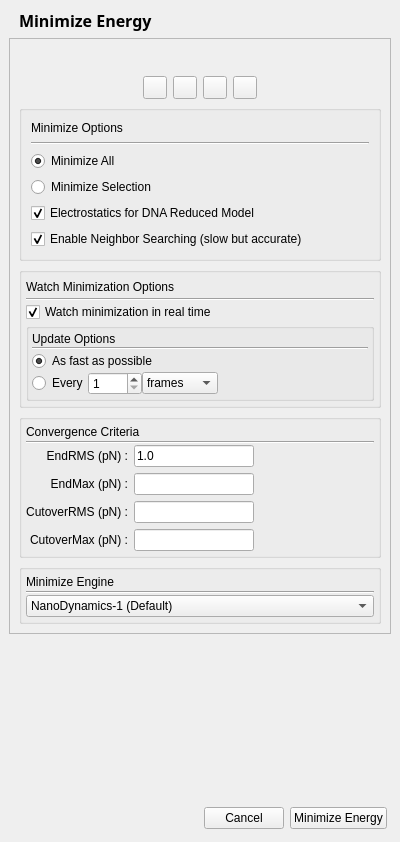
<ui version="4.0" >
 <class>MinimizeEnergyPropDialog</class>
 <widget class="QDialog" name="MinimizeEnergyPropDialog" >
  <property name="geometry" >
   <rect>
    <x>0</x>
    <y>0</y>
    <width>400</width>
    <height>842</height>
   </rect>
  </property>
  <property name="windowTitle" >
   <string>Minimize Energy</string>
  </property>
  <property name="windowIcon" >
   <iconset/>
  </property>
  <layout class="QGridLayout" >
   <property name="margin" >
    <number>9</number>
   </property>
   <property name="spacing" >
    <number>6</number>
   </property>
   <item row="1" column="0" >
    <layout class="QVBoxLayout" >
     <property name="margin" >
      <number>0</number>
     </property>
     <property name="spacing" >
      <number>6</number>
     </property>
     <item>
      <widget class="QFrame" name="body_frame" >
       <property name="frameShape" >
        <enum>QFrame::StyledPanel</enum>
       </property>
       <property name="frameShadow" >
        <enum>QFrame::Raised</enum>
       </property>
       <layout class="QVBoxLayout" >
        <property name="margin" >
         <number>9</number>
        </property>
        <property name="spacing" >
         <number>6</number>
        </property>
        <item>
         <widget class="QPushButton" name="sponsor_btn" >
          <property name="text" >
           <string/>
          </property>
          <property name="icon" >
           <iconset/>
          </property>
          <property name="autoDefault" >
           <bool>false</bool>
          </property>
          <property name="flat" >
           <bool>true</bool>
          </property>
         </widget>
        </item>
        <item>
         <layout class="QHBoxLayout" >
          <property name="margin" >
           <number>0</number>
          </property>
          <property name="spacing" >
           <number>6</number>
          </property>
          <item>
           <spacer>
            <property name="orientation" >
             <enum>Qt::Horizontal</enum>
            </property>
            <property name="sizeType" >
             <enum>QSizePolicy::Expanding</enum>
            </property>
            <property name="sizeHint" >
             <size>
              <width>35</width>
              <height>20</height>
             </size>
            </property>
           </spacer>
          </item>
          <item>
           <widget class="QToolButton" name="done_btn" >
            <property name="toolTip" >
             <string>OK</string>
            </property>
            <property name="text" >
             <string/>
            </property>
            <property name="icon" >
             <iconset>../../../../:icons/MinimizeEnergyPropDialog_image2</iconset>
            </property>
           </widget>
          </item>
          <item>
           <widget class="QToolButton" name="abort_btn" >
            <property name="toolTip" >
             <string>Cancel</string>
            </property>
            <property name="text" >
             <string/>
            </property>
            <property name="icon" >
             <iconset>../../../../:icons/MinimizeEnergyPropDialog_image3</iconset>
            </property>
           </widget>
          </item>
          <item>
           <widget class="QToolButton" name="restore_btn" >
            <property name="toolTip" >
             <string>Restore Defaults</string>
            </property>
            <property name="text" >
             <string/>
            </property>
            <property name="icon" >
             <iconset>../../../../:icons/MinimizeEnergyPropDialog_image4</iconset>
            </property>
           </widget>
          </item>
          <item>
           <widget class="QToolButton" name="whatsthis_btn" >
            <property name="toolTip" >
             <string>What's This Help</string>
            </property>
            <property name="text" >
             <string/>
            </property>
            <property name="icon" >
             <iconset>../../../../:icons/MinimizeEnergyPropDialog_image5</iconset>
            </property>
           </widget>
          </item>
          <item>
           <spacer>
            <property name="orientation" >
             <enum>Qt::Horizontal</enum>
            </property>
            <property name="sizeType" >
             <enum>QSizePolicy::Expanding</enum>
            </property>
            <property name="sizeHint" >
             <size>
              <width>35</width>
              <height>20</height>
             </size>
            </property>
           </spacer>
          </item>
         </layout>
        </item>
        <item>
         <layout class="QVBoxLayout" >
          <property name="margin" >
           <number>0</number>
          </property>
          <property name="spacing" >
           <number>6</number>
          </property>
          <item>
           <widget class="QGroupBox" name="buttonGroup8" >
            <property name="title" >
             <string/>
            </property>
            <layout class="QVBoxLayout" >
             <property name="margin" >
              <number>9</number>
             </property>
             <property name="spacing" >
              <number>6</number>
             </property>
             <item>
              <layout class="QHBoxLayout" >
               <property name="margin" >
                <number>0</number>
               </property>
               <property name="spacing" >
                <number>6</number>
               </property>
               <item>
                <widget class="QLabel" name="min_options_label" >
                 <property name="text" >
                  <string>Minimize Options</string>
                 </property>
                </widget>
               </item>
               <item>
                <spacer>
                 <property name="orientation" >
                  <enum>Qt::Horizontal</enum>
                 </property>
                 <property name="sizeType" >
                  <enum>QSizePolicy::Expanding</enum>
                 </property>
                 <property name="sizeHint" >
                  <size>
                   <width>21</width>
                   <height>16</height>
                  </size>
                 </property>
                </spacer>
               </item>
               <item>
                <widget class="QPushButton" name="grpbtn_1" >
                 <property name="sizePolicy" >
                  <sizepolicy>
                   <hsizetype>0</hsizetype>
                   <vsizetype>0</vsizetype>
                   <horstretch>0</horstretch>
                   <verstretch>0</verstretch>
                  </sizepolicy>
                 </property>
                 <property name="maximumSize" >
                  <size>
                   <width>16</width>
                   <height>16</height>
                  </size>
                 </property>
                 <property name="text" >
                  <string/>
                 </property>
                 <property name="icon" >
                  <iconset>../../../../:icons/MinimizeEnergyPropDialog_image6</iconset>
                 </property>
                 <property name="autoDefault" >
                  <bool>false</bool>
                 </property>
                 <property name="flat" >
                  <bool>true</bool>
                 </property>
                </widget>
               </item>
              </layout>
             </item>
             <item>
              <widget class="Line" name="line1" >
               <property name="frameShape" >
                <enum>QFrame::HLine</enum>
               </property>
               <property name="frameShadow" >
                <enum>QFrame::Sunken</enum>
               </property>
               <property name="midLineWidth" >
                <number>0</number>
               </property>
               <property name="orientation" >
                <enum>Qt::Horizontal</enum>
               </property>
              </widget>
             </item>
             <item>
              <widget class="QRadioButton" name="minimize_all_rbtn" >
               <property name="toolTip" >
                <string>Perform energy minimization on all the atoms in the workspace</string>
               </property>
               <property name="text" >
                <string>Minimize All</string>
               </property>
               <property name="checked" >
                <bool>true</bool>
               </property>
              </widget>
             </item>
             <item>
              <widget class="QRadioButton" name="minimize_sel_rbtn" >
               <property name="toolTip" >
                <string>Perform energy minimization on only the atoms that have been selected</string>
               </property>
               <property name="text" >
                <string>Minimize Selection</string>
               </property>
              </widget>
             </item>
             <item>
              <widget class="QCheckBox" name="electrostaticsForDnaDuringMinimize_checkBox" >
               <property name="text" >
                <string>Electrostatics for DNA Reduced Model</string>
               </property>
               <property name="checked" >
                <bool>true</bool>
               </property>
              </widget>
             </item>
             <item>
              <widget class="QCheckBox" name="enableNeighborSearching_check_box" >
               <property name="text" >
                <string>Enable Neighbor Searching (slow but accurate)</string>
               </property>
               <property name="checked" >
                <bool>true</bool>
               </property>
              </widget>
             </item>
            </layout>
           </widget>
          </item>
          <item>
           <layout class="QVBoxLayout" >
            <property name="margin" >
             <number>0</number>
            </property>
            <property name="spacing" >
             <number>6</number>
            </property>
            <item>
             <widget class="QGroupBox" name="groupBox2" >
              <property name="title" >
               <string/>
              </property>
              <layout class="QVBoxLayout" >
               <property name="margin" >
                <number>4</number>
               </property>
               <property name="spacing" >
                <number>1</number>
               </property>
               <item>
                <layout class="QHBoxLayout" >
                 <property name="margin" >
                  <number>0</number>
                 </property>
                 <property name="spacing" >
                  <number>6</number>
                 </property>
                 <item>
                  <widget class="QLabel" name="watch_min_options_label" >
                   <property name="text" >
                    <string>Watch Minimization Options</string>
                   </property>
                  </widget>
                 </item>
                 <item>
                  <spacer>
                   <property name="orientation" >
                    <enum>Qt::Horizontal</enum>
                   </property>
                   <property name="sizeType" >
                    <enum>QSizePolicy::Expanding</enum>
                   </property>
                   <property name="sizeHint" >
                    <size>
                     <width>20</width>
                     <height>20</height>
                    </size>
                   </property>
                  </spacer>
                 </item>
                 <item>
                  <widget class="QPushButton" name="grpbtn_2" >
                   <property name="sizePolicy" >
                    <sizepolicy>
                     <hsizetype>0</hsizetype>
                     <vsizetype>0</vsizetype>
                     <horstretch>0</horstretch>
                     <verstretch>0</verstretch>
                    </sizepolicy>
                   </property>
                   <property name="maximumSize" >
                    <size>
                     <width>16</width>
                     <height>16</height>
                    </size>
                   </property>
                   <property name="text" >
                    <string/>
                   </property>
                   <property name="icon" >
                    <iconset>../../../../:icons/MinimizeEnergyPropDialog_image6</iconset>
                   </property>
                   <property name="autoDefault" >
                    <bool>false</bool>
                   </property>
                   <property name="flat" >
                    <bool>true</bool>
                   </property>
                  </widget>
                 </item>
                </layout>
               </item>
               <item>
                <widget class="Line" name="line2" >
                 <property name="frameShape" >
                  <enum>QFrame::HLine</enum>
                 </property>
                 <property name="frameShadow" >
                  <enum>QFrame::Sunken</enum>
                 </property>
                 <property name="midLineWidth" >
                  <number>0</number>
                 </property>
                 <property name="orientation" >
                  <enum>Qt::Horizontal</enum>
                 </property>
                </widget>
               </item>
               <item>
                <widget class="QCheckBox" name="watch_minimization_checkbox" >
                 <property name="toolTip" >
                  <string>Enables real time graphical updates during minimization runs</string>
                 </property>
                 <property name="text" >
                  <string>Watch minimization in real time</string>
                 </property>
                 <property name="checked" >
                  <bool>true</bool>
                 </property>
                </widget>
               </item>
               <item>
                <widget class="QGroupBox" name="update_btngrp" >
                 <property name="title" >
                  <string/>
                 </property>
                 <layout class="QVBoxLayout" >
                  <property name="margin" >
                   <number>3</number>
                  </property>
                  <property name="spacing" >
                   <number>1</number>
                  </property>
                  <item>
                   <widget class="QLabel" name="watch_min_options_label_2" >
                    <property name="text" >
                     <string>Update Options</string>
                    </property>
                   </widget>
                  </item>
                  <item>
                   <widget class="Line" name="line2_1" >
                    <property name="frameShape" >
                     <enum>QFrame::HLine</enum>
                    </property>
                    <property name="frameShadow" >
                     <enum>QFrame::Sunken</enum>
                    </property>
                    <property name="midLineWidth" >
                     <number>0</number>
                    </property>
                    <property name="orientation" >
                     <enum>Qt::Horizontal</enum>
                    </property>
                   </widget>
                  </item>
                  <item>
                   <widget class="QRadioButton" name="update_asap_rbtn" >
                    <property name="toolTip" >
                     <string>Update every 2 seconds, or faster if it doesn't slow minimization by more than 20%</string>
                    </property>
                    <property name="text" >
                     <string>As fast as possible</string>
                    </property>
                    <property name="checked" >
                     <bool>true</bool>
                    </property>
                   </widget>
                  </item>
                  <item>
                   <layout class="QHBoxLayout" >
                    <property name="margin" >
                     <number>0</number>
                    </property>
                    <property name="spacing" >
                     <number>0</number>
                    </property>
                    <item>
                     <widget class="QRadioButton" name="update_every_rbtn" >
                      <property name="toolTip" >
                       <string>Specify how often to update the screen during the minimization.</string>
                      </property>
                      <property name="text" >
                       <string>Every</string>
                      </property>
                     </widget>
                    </item>
                    <item>
                     <widget class="QSpinBox" name="update_number_spinbox" >
                      <property name="toolTip" >
                       <string>Specify how often to update the screen during the minimization.</string>
                      </property>
                      <property name="maximum" >
                       <number>9999</number>
                      </property>
                      <property name="minimum" >
                       <number>1</number>
                      </property>
                      <property name="value" >
                       <number>1</number>
                      </property>
                     </widget>
                    </item>
                    <item>
                     <widget class="QComboBox" name="update_units_combobox" >
                      <property name="toolTip" >
                       <string>Specify how often to update the screen during the minimization.</string>
                      </property>
                      <item>
                       <property name="text" >
                        <string>frames</string>
                       </property>
                      </item>
                      <item>
                       <property name="text" >
                        <string>seconds</string>
                       </property>
                      </item>
                      <item>
                       <property name="text" >
                        <string>minutes</string>
                       </property>
                      </item>
                      <item>
                       <property name="text" >
                        <string>hours</string>
                       </property>
                      </item>
                     </widget>
                    </item>
                    <item>
                     <spacer>
                      <property name="orientation" >
                       <enum>Qt::Horizontal</enum>
                      </property>
                      <property name="sizeType" >
                       <enum>QSizePolicy::Expanding</enum>
                      </property>
                      <property name="sizeHint" >
                       <size>
                        <width>16</width>
                        <height>20</height>
                       </size>
                      </property>
                     </spacer>
                    </item>
                   </layout>
                  </item>
                 </layout>
                </widget>
               </item>
              </layout>
             </widget>
            </item>
            <item>
             <widget class="QGroupBox" name="parms_grpbox" >
              <property name="title" >
               <string/>
              </property>
              <layout class="QVBoxLayout" >
               <property name="margin" >
                <number>4</number>
               </property>
               <property name="spacing" >
                <number>1</number>
               </property>
               <item>
                <layout class="QHBoxLayout" >
                 <property name="margin" >
                  <number>0</number>
                 </property>
                 <property name="spacing" >
                  <number>6</number>
                 </property>
                 <item>
                  <widget class="QLabel" name="parameters_label" >
                   <property name="text" >
                    <string>Convergence Criteria</string>
                   </property>
                  </widget>
                 </item>
                 <item>
                  <spacer>
                   <property name="orientation" >
                    <enum>Qt::Horizontal</enum>
                   </property>
                   <property name="sizeType" >
                    <enum>QSizePolicy::Expanding</enum>
                   </property>
                   <property name="sizeHint" >
                    <size>
                     <width>21</width>
                     <height>16</height>
                    </size>
                   </property>
                  </spacer>
                 </item>
                 <item>
                  <widget class="QPushButton" name="grpbtn_3" >
                   <property name="sizePolicy" >
                    <sizepolicy>
                     <hsizetype>0</hsizetype>
                     <vsizetype>0</vsizetype>
                     <horstretch>0</horstretch>
                     <verstretch>0</verstretch>
                    </sizepolicy>
                   </property>
                   <property name="maximumSize" >
                    <size>
                     <width>16</width>
                     <height>16</height>
                    </size>
                   </property>
                   <property name="text" >
                    <string/>
                   </property>
                   <property name="icon" >
                    <iconset>../../../../:icons/MinimizeEnergyPropDialog_image6</iconset>
                   </property>
                   <property name="autoDefault" >
                    <bool>false</bool>
                   </property>
                   <property name="flat" >
                    <bool>true</bool>
                   </property>
                  </widget>
                 </item>
                </layout>
               </item>
               <item>
                <widget class="Line" name="line3" >
                 <property name="frameShape" >
                  <enum>QFrame::HLine</enum>
                 </property>
                 <property name="frameShadow" >
                  <enum>QFrame::Sunken</enum>
                 </property>
                 <property name="midLineWidth" >
                  <number>0</number>
                 </property>
                 <property name="orientation" >
                  <enum>Qt::Horizontal</enum>
                 </property>
                </widget>
               </item>
               <item>
                <layout class="QHBoxLayout" >
                 <property name="margin" >
                  <number>0</number>
                 </property>
                 <property name="spacing" >
                  <number>6</number>
                 </property>
                 <item>
                  <layout class="QVBoxLayout" >
                   <property name="margin" >
                    <number>0</number>
                   </property>
                   <property name="spacing" >
                    <number>6</number>
                   </property>
                   <item>
                    <widget class="QLabel" name="endrms_lbl" >
                     <property name="text" >
                      <string>EndRMS (pN) :</string>
                     </property>
                     <property name="alignment" >
                      <set>Qt::AlignRight|Qt::AlignTrailing|Qt::AlignVCenter</set>
                     </property>
                    </widget>
                   </item>
                   <item>
                    <widget class="QLabel" name="endmax_lbl" >
                     <property name="text" >
                      <string>EndMax (pN) :</string>
                     </property>
                     <property name="alignment" >
                      <set>Qt::AlignRight|Qt::AlignTrailing|Qt::AlignVCenter</set>
                     </property>
                    </widget>
                   </item>
                   <item>
                    <widget class="QLabel" name="cutoverrms_lbl" >
                     <property name="text" >
                      <string>CutoverRMS (pN) :</string>
                     </property>
                     <property name="alignment" >
                      <set>Qt::AlignRight|Qt::AlignTrailing|Qt::AlignVCenter</set>
                     </property>
                    </widget>
                   </item>
                   <item>
                    <widget class="QLabel" name="cutovermax_lbl" >
                     <property name="text" >
                      <string>CutoverMax (pN) :</string>
                     </property>
                     <property name="alignment" >
                      <set>Qt::AlignRight|Qt::AlignTrailing|Qt::AlignVCenter</set>
                     </property>
                    </widget>
                   </item>
                  </layout>
                 </item>
                 <item>
                  <layout class="QVBoxLayout" >
                   <property name="margin" >
                    <number>0</number>
                   </property>
                   <property name="spacing" >
                    <number>6</number>
                   </property>
                   <item>
                    <widget class="QLineEdit" name="endrms_linedit" >
                     <property name="toolTip" >
                      <string>Target RMS force (pN)</string>
                     </property>
                     <property name="text" >
                      <string>1.0</string>
                     </property>
                    </widget>
                   </item>
                   <item>
                    <widget class="QLineEdit" name="endmax_linedit" >
                     <property name="toolTip" >
                      <string>Target max force (pN)</string>
                     </property>
                     <property name="text" >
                      <string/>
                     </property>
                    </widget>
                   </item>
                   <item>
                    <widget class="QLineEdit" name="cutoverrms_linedit" >
                     <property name="toolTip" >
                      <string>Cutover RMS foce (pN)</string>
                     </property>
                     <property name="text" >
                      <string/>
                     </property>
                    </widget>
                   </item>
                   <item>
                    <widget class="QLineEdit" name="cutovermax_linedit" >
                     <property name="toolTip" >
                      <string>Cutover max force (pN)</string>
                     </property>
                     <property name="text" >
                      <string/>
                     </property>
                    </widget>
                   </item>
                  </layout>
                 </item>
                 <item>
                  <spacer>
                   <property name="orientation" >
                    <enum>Qt::Horizontal</enum>
                   </property>
                   <property name="sizeType" >
                    <enum>QSizePolicy::Expanding</enum>
                   </property>
                   <property name="sizeHint" >
                    <size>
                     <width>40</width>
                     <height>1</height>
                    </size>
                   </property>
                  </spacer>
                 </item>
                </layout>
               </item>
              </layout>
             </widget>
            </item>
            <item>
             <widget class="QGroupBox" name="buttonGroup8_2" >
              <property name="title" >
               <string/>
              </property>
              <layout class="QVBoxLayout" >
               <property name="margin" >
                <number>4</number>
               </property>
               <property name="spacing" >
                <number>1</number>
               </property>
               <item>
                <layout class="QHBoxLayout" >
                 <property name="margin" >
                  <number>0</number>
                 </property>
                 <property name="spacing" >
                  <number>6</number>
                 </property>
                 <item>
                  <widget class="QLabel" name="min_options_label_4" >
                   <property name="text" >
                    <string>Minimize Engine</string>
                   </property>
                  </widget>
                 </item>
                 <item>
                  <spacer>
                   <property name="orientation" >
                    <enum>Qt::Horizontal</enum>
                   </property>
                   <property name="sizeType" >
                    <enum>QSizePolicy::Expanding</enum>
                   </property>
                   <property name="sizeHint" >
                    <size>
                     <width>21</width>
                     <height>16</height>
                    </size>
                   </property>
                  </spacer>
                 </item>
                 <item>
                  <widget class="QPushButton" name="grpbtn_4" >
                   <property name="sizePolicy" >
                    <sizepolicy>
                     <hsizetype>0</hsizetype>
                     <vsizetype>0</vsizetype>
                     <horstretch>0</horstretch>
                     <verstretch>0</verstretch>
                    </sizepolicy>
                   </property>
                   <property name="maximumSize" >
                    <size>
                     <width>16</width>
                     <height>16</height>
                    </size>
                   </property>
                   <property name="text" >
                    <string/>
                   </property>
                   <property name="icon" >
                    <iconset>../../../../:icons/MinimizeEnergyPropDialog_image6</iconset>
                   </property>
                   <property name="autoDefault" >
                    <bool>false</bool>
                   </property>
                   <property name="default" >
                    <bool>false</bool>
                   </property>
                   <property name="flat" >
                    <bool>true</bool>
                   </property>
                  </widget>
                 </item>
                </layout>
               </item>
               <item>
                <widget class="Line" name="line4" >
                 <property name="frameShape" >
                  <enum>QFrame::HLine</enum>
                 </property>
                 <property name="frameShadow" >
                  <enum>QFrame::Sunken</enum>
                 </property>
                 <property name="midLineWidth" >
                  <number>0</number>
                 </property>
                 <property name="orientation" >
                  <enum>Qt::Horizontal</enum>
                 </property>
                </widget>
               </item>
               <item>
                <widget class="QComboBox" name="minimize_engine_combobox" >
                 <property name="toolTip" >
                  <string>Choose the simulation engine with which to minimize energy.</string>
                 </property>
                 <item>
                  <property name="text" >
                   <string>NanoDynamics-1 (Default)</string>
                  </property>
                 </item>
                 <item>
                  <property name="text" >
                   <string>GROMACS with ND1 Force Field</string>
                  </property>
                 </item>
                 <item>
                  <property name="text" >
                   <string>Background GROMACS with ND1 Force Field</string>
                  </property>
                 </item>
                </widget>
               </item>
              </layout>
             </widget>
            </item>
           </layout>
          </item>
         </layout>
        </item>
       </layout>
      </widget>
     </item>
     <item>
      <spacer>
       <property name="orientation" >
        <enum>Qt::Vertical</enum>
       </property>
       <property name="sizeType" >
        <enum>QSizePolicy::Expanding</enum>
       </property>
       <property name="sizeHint" >
        <size>
         <width>245</width>
         <height>16</height>
        </size>
       </property>
      </spacer>
     </item>
     <item>
      <layout class="QHBoxLayout" >
       <property name="margin" >
        <number>4</number>
       </property>
       <property name="spacing" >
        <number>6</number>
       </property>
       <item>
        <spacer>
         <property name="orientation" >
          <enum>Qt::Horizontal</enum>
         </property>
         <property name="sizeType" >
          <enum>QSizePolicy::Expanding</enum>
         </property>
         <property name="sizeHint" >
          <size>
           <width>59</width>
           <height>20</height>
          </size>
         </property>
        </spacer>
       </item>
       <item>
        <widget class="QPushButton" name="cancel_btn" >
         <property name="toolTip" >
          <string>Cancel</string>
         </property>
         <property name="text" >
          <string>Cancel</string>
         </property>
         <property name="autoDefault" >
          <bool>false</bool>
         </property>
        </widget>
       </item>
       <item>
        <widget class="QPushButton" name="ok_btn" >
         <property name="toolTip" >
          <string>OK</string>
         </property>
         <property name="text" >
          <string>Minimize Energy</string>
         </property>
         <property name="autoDefault" >
          <bool>false</bool>
         </property>
        </widget>
       </item>
      </layout>
     </item>
    </layout>
   </item>
   <item row="0" column="0" >
    <widget class="QFrame" name="heading_frame" >
     <property name="frameShape" >
      <enum>QFrame::NoFrame</enum>
     </property>
     <property name="frameShadow" >
      <enum>QFrame::Plain</enum>
     </property>
     <layout class="QHBoxLayout" >
      <property name="margin" >
       <number>0</number>
      </property>
      <property name="spacing" >
       <number>3</number>
      </property>
      <item>
       <widget class="QLabel" name="heading_pixmap" >
        <property name="sizePolicy" >
         <sizepolicy>
          <hsizetype>0</hsizetype>
          <vsizetype>0</vsizetype>
          <horstretch>0</horstretch>
          <verstretch>0</verstretch>
         </sizepolicy>
        </property>
        <property name="text" >
         <string/>
        </property>
        <property name="pixmap" >
         <pixmap/>
        </property>
        <property name="scaledContents" >
         <bool>true</bool>
        </property>
        <property name="alignment" >
         <set>Qt::AlignVCenter</set>
        </property>
       </widget>
      </item>
      <item>
       <widget class="QLabel" name="heading_label" >
        <property name="font" >
         <font>
          <family>Sans Serif</family>
          <pointsize>12</pointsize>
          <weight>75</weight>
          <italic>false</italic>
          <bold>true</bold>
          <underline>false</underline>
          <strikeout>false</strikeout>
         </font>
        </property>
        <property name="text" >
         <string>Minimize Energy</string>
        </property>
       </widget>
      </item>
     </layout>
    </widget>
   </item>
  </layout>
 </widget>
 <layoutdefault spacing="6" margin="11" />
 <resources/>
 <connections>
  <connection>
   <sender>watch_minimization_checkbox</sender>
   <signal>toggled(bool)</signal>
   <receiver>update_btngrp</receiver>
   <slot>setEnabled(bool)</slot>
   <hints>
    <hint type="sourcelabel" >
     <x>20</x>
     <y>20</y>
    </hint>
    <hint type="destinationlabel" >
     <x>20</x>
     <y>20</y>
    </hint>
   </hints>
  </connection>
 </connections>
</ui>
